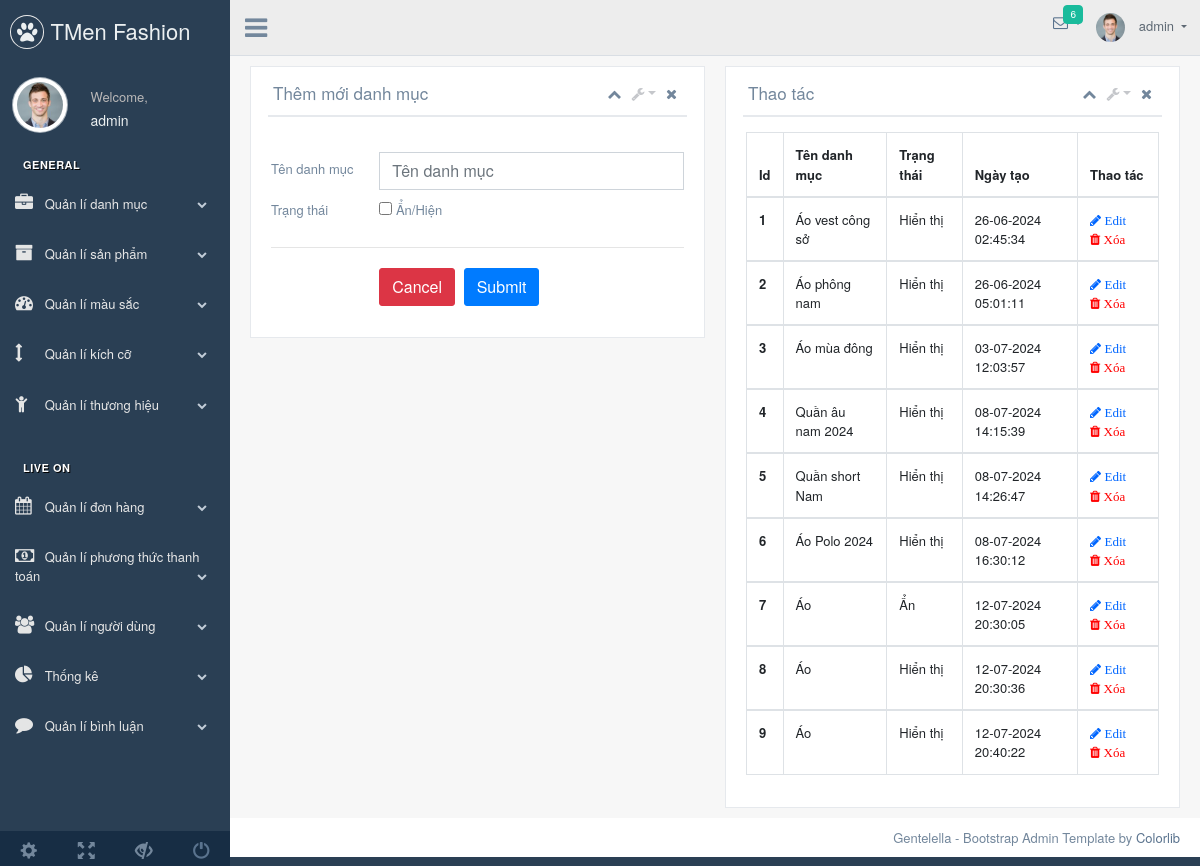
Page /admin/index.php?page=category (signed in) on the earlier database version.
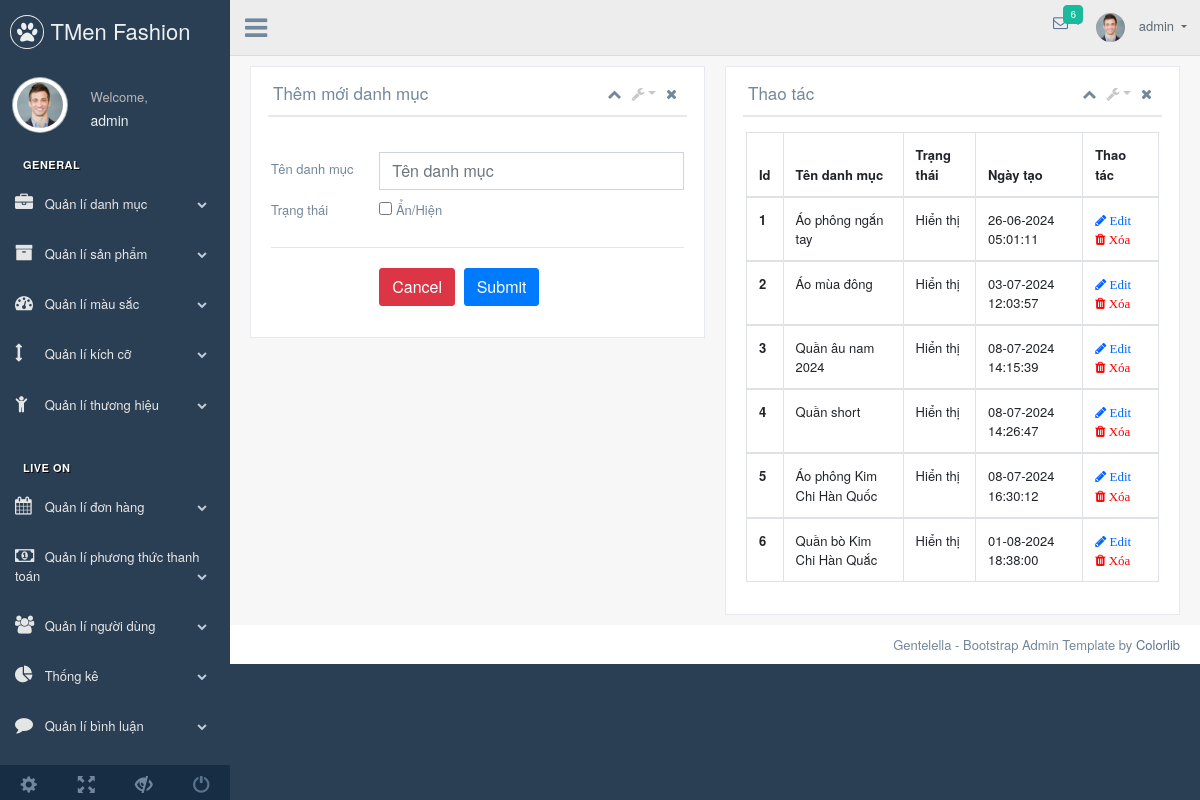
Same page on the later database version.
### tables this page shows
CREATE TABLE `category` (
  `cat_id` int NOT NULL,
  `cat_name` varchar(25) NOT NULL,
  `status` tinyint(1) DEFAULT NULL,
  `date_create` datetime DEFAULT NULL,
  `date_update` datetime DEFAULT NULL
);

### admin/modules/category.php (the view, shortened to what this page needs)
<div class="col-md-6">
	<div class="x_panel">
		<div class="x_title">
			<h2>Thêm mới danh mục</h2>
			<ul class="nav navbar-right panel_toolbox">
				<li><a class="collapse-link"><i class="fa fa-chevron-up"></i></a>
				</li>
				<li class="dropdown">
					<a href="#" class="dropdown-toggle" data-toggle="dropdown" role="button" aria-expanded="false"><i class="fa fa-wrench"></i></a>
				</li>
				<li><a class="close-link"><i class="fa fa-close"></i></a>
				</li>
			</ul>
			<div class="clearfix"></div>
		</div>
		<div class="x_content">
			<br>
			<?php
			$cat_name = "";
			$status = false;
			?>
			<form class="form-label-left input_mask" method="post">
				<div class="form-group row">
					<label class="col-form-label col-md-3 col-sm-3 ">Tên danh mục</label>
					<div class="col-md-9 col-sm-9 ">
						<input type="text" class="form-control" value="<?php echo $cat_name; ?>" name="cat_name" id="cat_name" placeholder="Tên danh mục">
					</div>
				</div>
				<div class="form-group row">
					<label class="col-md-3 col-sm-3  control-label">Trạng thái</label>
					<div class="col-md-9 col-sm-9 ">
						<div class="checkbox">
							<label>
								<input type="checkbox" value="1" <?php echo ($status) ? "checked" : "" ?> name="status" id="status"> Ẩn/Hiện
							</label>
						</div>
					</div>
				</div>
				<div class="ln_solid"></div>
				<div class="form-group row">
					<div class="col-md-9 col-sm-9  offset-md-3">
					    <a href="index.php?page=category"><button type="button" class="btn btn-danger">Cancel</button></a>
						<button type="submit" class="btn btn-primary" name="addNew">Submit</button>
					</div>
				</div>
			</form>
		</div>
	</div>
</div>
<div class="col-md-6">
	<div class="x_panel">
		<div class="x_title">
			<h2>Thao tác</h2>
			<ul class="nav navbar-right panel_toolbox">
				<li><a class="collapse-link"><i class="fa fa-chevron-up"></i></a>
				</li>
				<li class="dropdown">
					<a href="#" class="dropdown-toggle" data-toggle="dropdown" role="button" aria-expanded="false"><i class="fa fa-wrench"></i></a>
				</li>
				<li><a class="close-link"><i class="fa fa-close"></i></a>
				</li>
			</ul>
			<div class="clearfix"></div>
		</div>
		<div class="x_content">
			<table class="table table-bordered">
				<thead>
					<tr>
						<th>Id</th>
						<th>Tên danh mục</th>
						<th>Trạng thái</th>
						<th>Ngày tạo</th>
						<th>Thao tác</th>
					</tr>
				</thead>
				<?php
				$sql = "SELECT * FROM category";
				$result = mysqli_query($conn, $sql) or die("Lỗi truy vấn dữ liệu");
				if (mysqli_num_rows($result) > 0) {
					$i = 0;
					while ($row = mysqli_fetch_assoc($result)) {
						$i++;
				?>
						<tbody>
							<tr>
								<th scope="row"><?php echo $i; ?></th>
								<td><?php echo $row["cat_name"] ?></td>
								<td><?php echo ($row["status"] ? "Hiển thị" : "Ẩn") ?></td>
								<td><?php echo date("d-m-Y H:i:s", strtotime($row["date_create"])) ?></td>
								<td>
									<a href="index.php?page=category&id=<?php echo $row["cat_id"] ?>&edit=1">
										<i class="fa fa-pencil" style="color:#0066FF"> Edit </i></a>
									<a href="index.php?page=category&id=<?php echo $row["cat_id"] ?>&del=1" onclick="return confirm('Bạn có muốn xóa không?');"><i class="fa fa-trash" style="color:red"> Xóa </i></a>
								</td>
							</tr>
					<?php
					}
				}
					?>
						</tbody>
			</table>
		</div>
	</div>
</div>

### admin/index.php (shortened to what this page needs)
<!DOCTYPE html>
<html lang="en">
<head>
  <link href="../vendors/bootstrap/dist/css/bootstrap.min.css" rel="stylesheet">
  <link href="../vendors/font-awesome/css/font-awesome.min.css" rel="stylesheet">
  <link href="../vendors/nprogress/nprogress.css" rel="stylesheet">
  <link href="../vendors/iCheck/skins/flat/green.css" rel="stylesheet">
  <link href="../vendors/bootstrap-progressbar/css/bootstrap-progressbar-3.3.4.min.css" rel="stylesheet">
  <link href="vendors/jqvmap/dist/jqvmap.min.css" rel="stylesheet" />
  <link href="vendors/bootstrap-daterangepicker/daterangepicker.css" rel="stylesheet">
  <link href="../build/css/custom.min.css" rel="stylesheet">
</head>
<body class="nav-md">
  <div class="container body">
    <div class="main_container">
      <?php
      include("modules/leftMenu.php");
      include("modules/topNav.php");
      ?>
      <div class="right_col" role="main">
        <div class="row">
          <?php
          if (isset($_GET["page"])) {
            $page = $_GET["page"];
            $file = "modules/" . $page . ".php";
            include($file);
          }
          ?>
        </div>
      </div>
      <footer>
        <div class="pull-right">
          Gentelella - Bootstrap Admin Template by <a href="https://colorlib.com">Colorlib</a>
        </div>
        <div class="clearfix"></div>
      </footer>
    </div>
  </div>
</body>
</html>

### admin/modules/leftMenu.php (shortened to what this page needs)
<div class="col-md-3 left_col">
  <div class="left_col scroll-view">
    <div class="navbar nav_title" style="border: 0;">
      <a href="index.html" class="site_title"><i class="fa fa-paw"></i> <span>TMen Fashion</span></a>
    </div>
    <div class="profile clearfix">
      <div class="profile_pic">
        <img src="images/img.jpg" alt="..." class="img-circle profile_img">
      </div>
      <div class="profile_info">
        <span>Welcome,</span>
        <h2>
          <?php
          if (isset($_SESSION["loginadmin"])) {
            echo  $_SESSION["loginadmin"]["1"];
          }
          ?>
        </h2>
      </div>
    </div>
    <br />
    <div id="sidebar-menu" class="main_menu_side hidden-print main_menu">
      <div class="menu_section">
        <h3>General</h3>
        <ul class="nav side-menu">
          <li><a><i class="fa fa-briefcase"></i> Quản lí danh mục <span class="fa fa-chevron-down"></span></a>
          </li>
          <li><a><i class="fa fa-archive"></i> Quản lí sản phẩm <span class="fa fa-chevron-down"></span></a>
          </li>
          <li><a><i class="fa fa-tachometer"></i> Quản lí màu sắc <span class="fa fa-chevron-down"></span></a>
          </li>
          <li><a><i class="fa fa-arrows-v"></i> Quản lí kích cỡ <span class="fa fa-chevron-down"></span></a>
          </li>
          <li><a><i class="fa fa-child"></i> Quản lí thương hiệu  <span class="fa fa-chevron-down"></span></a>
          </li>
        </ul>
      </div>
      <div class="menu_section">
        <h3>Live On</h3>
        <ul class="nav side-menu">
          <li><a><i class="fa fa-calendar"></i> Quản lí đơn hàng <span class="fa fa-chevron-down"></span></a>
          </li>
          <li><a><i class="fa fa-money"></i> Quản lí phương thức thanh toán <span class="fa fa-chevron-down"></span></a>
          </li>
          <li><a><i class="fa fa-users"></i> Quản lí người dùng  <span class="fa fa-chevron-down"></span></a>
          </li>
          <li><a><i class="fa fa-pie-chart"></i> Thống kê  <span class="fa fa-chevron-down"></span></a>
          </li>
          <li><a><i class="fa fa-comment"></i> Quản lí bình luận  <span class="fa fa-chevron-down"></span></a>
          </li>
        </ul>
      </div>
    </div>
    <div class="sidebar-footer hidden-small">
      <a data-toggle="tooltip" data-placement="top" title="Settings">
        <span class="glyphicon glyphicon-cog" aria-hidden="true"></span>
      </a>
      <a data-toggle="tooltip" data-placement="top" title="FullScreen">
        <span class="glyphicon glyphicon-fullscreen" aria-hidden="true"></span>
      </a>
      <a data-toggle="tooltip" data-placement="top" title="Lock">
        <span class="glyphicon glyphicon-eye-close" aria-hidden="true"></span>
      </a>
      <a data-toggle="tooltip" data-placement="top" title="Logout" href="login.html">
        <span class="glyphicon glyphicon-off" aria-hidden="true"></span>
      </a>
    </div>
  </div>
</div>

### admin/modules/topNav.php (shortened to what this page needs)
<div class="top_nav">
  <div class="nav_menu">
    <div class="nav toggle">
      <a id="menu_toggle"><i class="fa fa-bars"></i></a>
    </div>
    <nav class="nav navbar-nav">
      <ul class=" navbar-right">
        <li class="nav-item dropdown open" style="padding-left: 15px;">
          <a href="javascript:;" class="user-profile dropdown-toggle" aria-haspopup="true" id="navbarDropdown" data-toggle="dropdown" aria-expanded="false">
            <img src="images/img.jpg" alt="">
            <?php
            if (isset($_SESSION["loginadmin"])) {
              echo  $_SESSION["loginadmin"]["1"];
            }
            ?>
          </a>
        </li>
        <li role="presentation" class="nav-item dropdown open">
          <a href="javascript:;" class="dropdown-toggle info-number" id="navbarDropdown1" data-toggle="dropdown" aria-expanded="false">
            <i class="fa fa-envelope-o"></i>
            <span class="badge bg-green">6</span>
          </a>
        </li>
      </ul>
    </nav>
  </div>
</div>

Differences in the rows shown:
removed category: cat_name "Áo vest công sở", status "Hiển thị", date_create "26-06-2024 02:45:34"
removed category: cat_name "Áo", status "Ẩn", date_create "12-07-2024 20:30:05"
removed category: cat_name "Áo", status "Hiển thị", date_create "12-07-2024 20:30:36"
removed category: cat_name "Áo", status "Hiển thị", date_create "12-07-2024 20:40:22"
changed category: cat_name "Áo phông nam" → "Áo phông ngắn tay"
changed category: cat_name "Quần short Nam" → "Quần short"
changed category: cat_name "Áo Polo 2024" → "Áo phông Kim Chi Hàn Quốc"
added category: cat_name "Quần bò Kim Chi Hàn Quắc", status "Hiển thị", date_create "01-08-2024 18:38:00"
